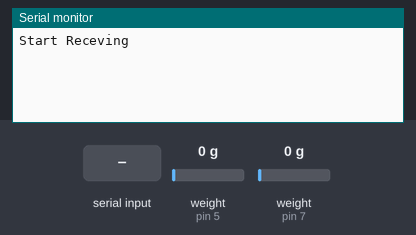
A sketch run on a simulated Arduino Uno, built with avr-gcc and run on an emulated ATmega328P. Shown: the last lines printed to the serial monitor. The test bench sets the inputs (shaded band); at power-on: weight on the scale (sensors on pin 5, pin 7) 0 g.

Above: at 5.2 s.
5.3 s: "SEN\n" received over Serial
At 7.0 s:
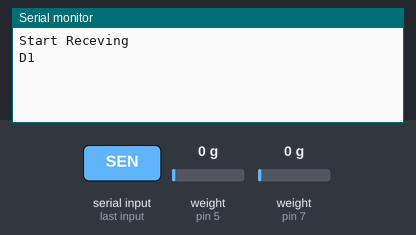
7.3 s: weight on the scale (sensor on pin 5) set to 1250 g
At 8.9 s:
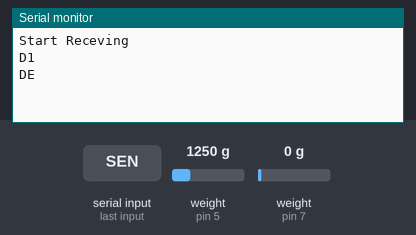

Measured:
- after the input at 5.3 s, the serial monitor: prints a new line after 0.50 s (image 1)
- after the input at 7.3 s, the serial monitor: prints a new line after 0.50 s (image 2)

The sketch:

loadcell_uno.ino
```cpp
// loadcell_uno.ino
#include "HX711.h"

// HX711.DOUT  - pin #D3
// HX711.PD_SCK - pin #D4


float avg1;
float avg2;
float tmp1;
float tmp2;

int state = 0;

HX711 scale1(5, 6);
HX711 scale2(7, 8);

void setup() {
  Serial.begin(38400);
  Serial.println("Start Receving");
  scale1.set_scale(8000.f); // 1. 7500
  scale1.tare();
  avg1 = (scale1.get_units(10),1);

  scale2.set_scale(8000.f);
  scale2.tare();
  avg2 = (scale2.get_units(10),1);
}

void loop() {
  if(Serial.available()){
    String temp = Serial.readStringUntil('\n');
    temp.trim();
    //Serial.println("MCU : " + temp);
    if(temp.equals("SEN")){
      Serial.println("D1");
      state = 1;
    }
  }

  tmp1 = scale1.get_units();
  tmp2 = scale1.get_units();
  //Serial.println(tmp1);


  // 무게변화 감지시
  if(abs(avg1-tmp1) > 1 || abs(avg2-tmp2) > 1){
    //Serial.println(avg1);
    //Serial.println(tmp1);
    if(state == 1){
      Serial.println("DE");
      state = 0;
    }
  }

  avg1 = scale1.get_units(3);
  avg2 = scale1.get_units(3);

  scale1.power_down();             // put the ADC in sleep mode
  scale2.power_down();
  delay(100);
  scale1.power_up();
  scale2.power_up();
}
```
